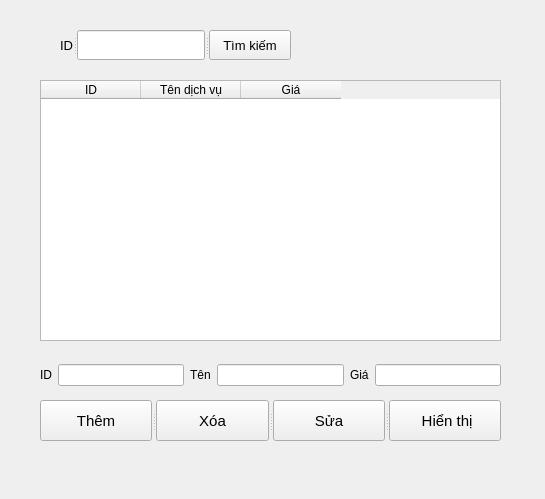
<?xml version="1.0" encoding="UTF-8"?>
<ui version="4.0">
 <class>Form</class>
 <widget class="QWidget" name="Form">
  <property name="geometry">
   <rect>
    <x>0</x>
    <y>0</y>
    <width>545</width>
    <height>499</height>
   </rect>
  </property>
  <property name="windowTitle">
   <string>Form</string>
  </property>
  <widget class="QTableWidget" name="dis_pla">
   <property name="geometry">
    <rect>
     <x>40</x>
     <y>80</y>
     <width>461</width>
     <height>261</height>
    </rect>
   </property>
   <property name="columnCount">
    <number>3</number>
   </property>
   <column>
    <property name="text">
     <string>ID</string>
    </property>
   </column>
   <column>
    <property name="text">
     <string>Tên dịch vụ</string>
    </property>
   </column>
   <column>
    <property name="text">
     <string>Giá</string>
    </property>
   </column>
  </widget>
  <widget class="QSplitter" name="splitter">
   <property name="geometry">
    <rect>
     <x>40</x>
     <y>400</y>
     <width>461</width>
     <height>41</height>
    </rect>
   </property>
   <property name="orientation">
    <enum>Qt::Horizontal</enum>
   </property>
   <widget class="QPushButton" name="ins_btn">
    <property name="font">
     <font>
      <pointsize>11</pointsize>
     </font>
    </property>
    <property name="text">
     <string>Thêm</string>
    </property>
   </widget>
   <widget class="QPushButton" name="del_btn">
    <property name="font">
     <font>
      <pointsize>11</pointsize>
     </font>
    </property>
    <property name="text">
     <string>Xóa</string>
    </property>
   </widget>
   <widget class="QPushButton" name="edi_btn">
    <property name="font">
     <font>
      <pointsize>11</pointsize>
     </font>
    </property>
    <property name="text">
     <string>Sửa</string>
    </property>
   </widget>
   <widget class="QPushButton" name="sho_btn">
    <property name="font">
     <font>
      <pointsize>11</pointsize>
     </font>
    </property>
    <property name="text">
     <string> Hiển thị</string>
    </property>
   </widget>
  </widget>
  <widget class="QSplitter" name="splitter_2">
   <property name="geometry">
    <rect>
     <x>60</x>
     <y>30</y>
     <width>231</width>
     <height>30</height>
    </rect>
   </property>
   <property name="orientation">
    <enum>Qt::Horizontal</enum>
   </property>
   <widget class="QLabel" name="label">
    <property name="font">
     <font>
      <pointsize>10</pointsize>
     </font>
    </property>
    <property name="text">
     <string>ID</string>
    </property>
   </widget>
   <widget class="QLineEdit" name="in_sea">
    <property name="font">
     <font>
      <pointsize>10</pointsize>
     </font>
    </property>
   </widget>
   <widget class="QPushButton" name="sea_btn">
    <property name="font">
     <font>
      <pointsize>10</pointsize>
     </font>
    </property>
    <property name="text">
     <string>Tìm kiếm</string>
    </property>
   </widget>
  </widget>
  <widget class="QWidget" name="layoutWidget">
   <property name="geometry">
    <rect>
     <x>40</x>
     <y>360</y>
     <width>461</width>
     <height>31</height>
    </rect>
   </property>
   <layout class="QGridLayout" name="gridLayout">
    <item row="0" column="0">
     <widget class="QLabel" name="label_2">
      <property name="text">
       <string>ID</string>
      </property>
     </widget>
    </item>
    <item row="0" column="1">
     <widget class="QLineEdit" name="in_id"/>
    </item>
    <item row="0" column="2">
     <widget class="QLabel" name="label_3">
      <property name="text">
       <string>Tên</string>
      </property>
     </widget>
    </item>
    <item row="0" column="3">
     <widget class="QLineEdit" name="in_ten"/>
    </item>
    <item row="0" column="4">
     <widget class="QLabel" name="label_4">
      <property name="text">
       <string>Giá</string>
      </property>
     </widget>
    </item>
    <item row="0" column="5">
     <widget class="QLineEdit" name="in_price"/>
    </item>
   </layout>
  </widget>
 </widget>
 <resources/>
 <connections/>
</ui>
